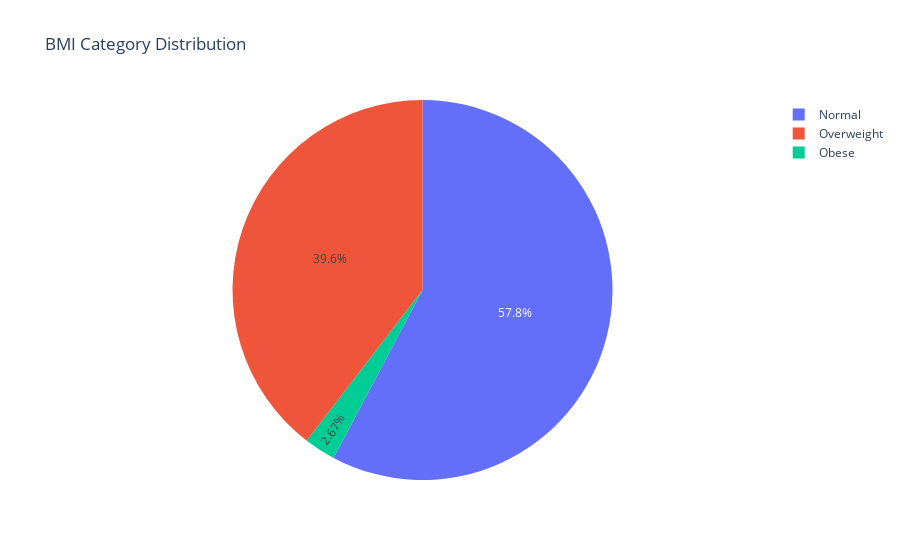

This figure's notebook cell:
### Code cell
noMV_df['BMI Category'] = noMV_df['BMI Category'].replace('Normal Weight', 'Normal')

# 변경된 DataFrame 출력
# 'BMI Category' 열 값의 카운트를 계산
bmi_counts = noMV_df['BMI Category'].value_counts()

# 파이 차트 생성
fig = px.pie(names=bmi_counts.index, values=bmi_counts.values, title='BMI Category Distribution')

# 차트 출력
fig.show()

### Figure 1 — Plotly figure (JSON) as saved in the notebook; plotly's stock layout.template omitted (floating-point values rounded to 4 significant figures)
{"data": [{"domain": {"x": [0, 1], "y": [0, 1]}, "hovertemplate": "label=%{label}<br>value=%{value}<extra></extra>", "labels": ["Normal", "Overweight", "Obese"], "legendgroup": "", "name": "", "showlegend": true, "type": "pie", "values": [216, 148, 10]}], "layout": {"legend": {"tracegroupgap": 0}, "title": {"text": "BMI Category Distribution"}}}
